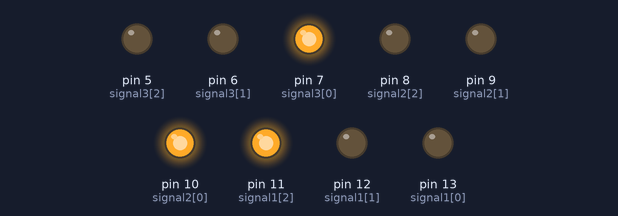
Recording of a sketch running on a simulated Arduino Uno, built with avr-gcc and run on an emulated ATmega328P. Shown: output pins drawn as LEDs (lit = HIGH).

Above: at 0.1 s.
At 7.1 s:
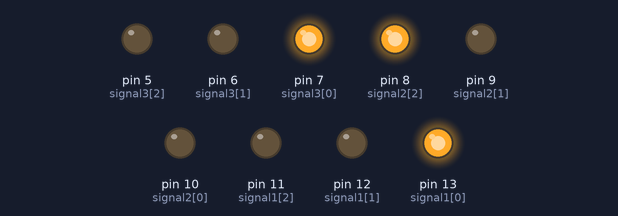
At 12.1 s:
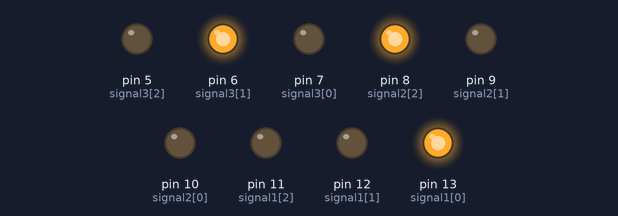
At 19.1 s:
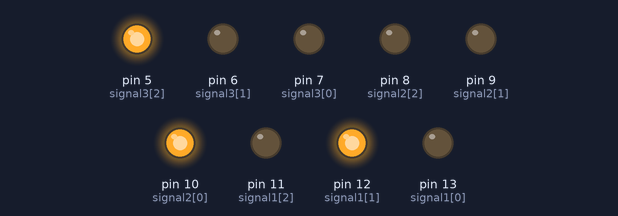
At 26.1 s:
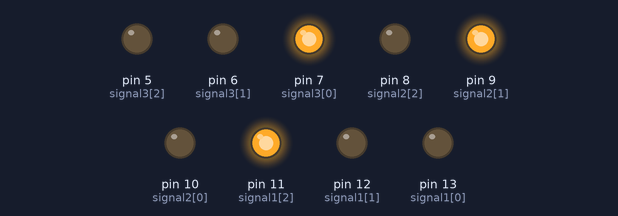
At 35.1 s:
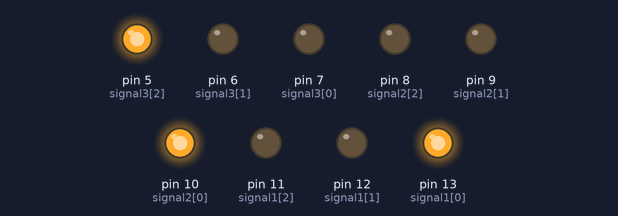
Timing chart, 0 to 36.6 s (numbered marks = the images above):
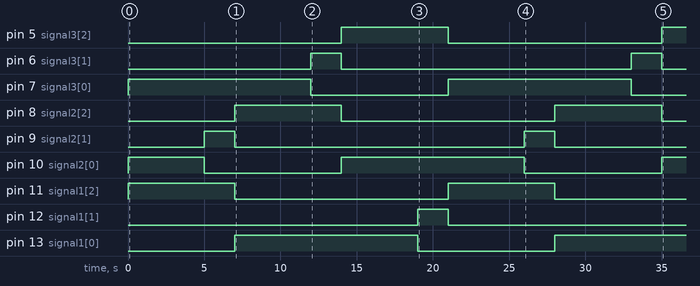

The sketch:

3-WAY_TRAFFIC_LIGHT_2.ino
```cpp
#include <avr/power.h>


int signal1[] = {13,12,11};
int signal2[] = {10,9,8};
int signal3[] = {7,6,5};


int redDelay = 5000;
int yellowDelay = 2000;

void setup() {

  clock_prescale_set(clock_div_2);
  // Declaring all the LED's as output
  for (int i = 0; i < 3; i++) {
    pinMode(signal1[i], OUTPUT);
    pinMode(signal2[i], OUTPUT);
    pinMode(signal3[i], OUTPUT);

  }
}

void loop() {
  // Making Green  LED at signal 1 and red LED's at other signal HIGH
  digitalWrite(signal1[2], HIGH);
  //digitalWrite(signal1[0], LOW);
  digitalWrite(signal2[0], HIGH);
  digitalWrite(signal3[0], HIGH);


  delay(redDelay);

  // Making Green LED at signal 1 LOW and making yellow LED at signal 1 HIGH for 2 seconds
  digitalWrite(signal2[1], HIGH);
  digitalWrite(signal1[0], LOW);
  digitalWrite(signal2[0], LOW);
  digitalWrite(signal1[2], HIGH);
  delay(yellowDelay);
  digitalWrite(signal2[1], LOW);
  digitalWrite(signal1[2], LOW);

  // Making Green  LED at signal 2 and red LED's at other signal HIGH
  digitalWrite(signal1[0], HIGH);
  digitalWrite(signal2[2], HIGH);
  digitalWrite(signal2[0], LOW);
  digitalWrite(signal3[0], HIGH);

  delay(redDelay);

  // Making Green LED at signal 2 LOW and making yellow LED at signal 2 HIGH for 2 seconds
  digitalWrite(signal2[1], LOW);
  digitalWrite(signal2[2], HIGH);
  digitalWrite(signal3[1], HIGH);
  digitalWrite(signal3[0], LOW);

  delay(yellowDelay);
  digitalWrite(signal3[1], LOW);


  // Making Green  LED at signal 3 and red LED's at other signal HIGH
  digitalWrite(signal3[0], HIGH);
  digitalWrite(signal2[0], HIGH);
  digitalWrite(signal3[2], HIGH);
  digitalWrite(signal3[0], LOW);
  digitalWrite(signal2[2],LOW);


  delay(redDelay);

  // Making Green LED at signal 3 LOW and making yellow LED at signal 3 HIGH for 2 seconds
  digitalWrite(signal1[1], HIGH);
  digitalWrite(signal1[0], LOW);
  digitalWrite(signal3[0], LOW);
  digitalWrite(signal3[2], HIGH);
  delay(yellowDelay);
  digitalWrite(signal3[2], LOW);
  digitalWrite(signal1[1], LOW);


}
```

Measured:
- by itself, pin 5 (signal3[2]): LOW → HIGH at 14.0 s, → LOW 7.0 s later, → HIGH 14.0 s later
- by itself, pin 6 (signal3[1]), pin 9 (signal2[1]): alternates HIGH for 2.0 s and LOW for 19.0 s
- by itself, pin 7 (signal3[0]): alternates HIGH for 12.0 s and LOW for 9.0 s
- by itself, pin 8 (signal2[2]), pin 11 (signal1[2]): alternates HIGH for 7.0 s and LOW for 14.0 s
- by itself, pin 10 (signal2[0]): goes HIGH 5.0 s, LOW 9.0 s, HIGH 12.0 s, LOW 9.0 s, then HIGH
- by itself, pin 12 (signal1[1]): LOW → HIGH at 19.0 s, → LOW 2.0 s later
- by itself, pin 13 (signal1[0]): LOW → HIGH at 7.0 s, → LOW 12.0 s later, → HIGH 9.0 s later
